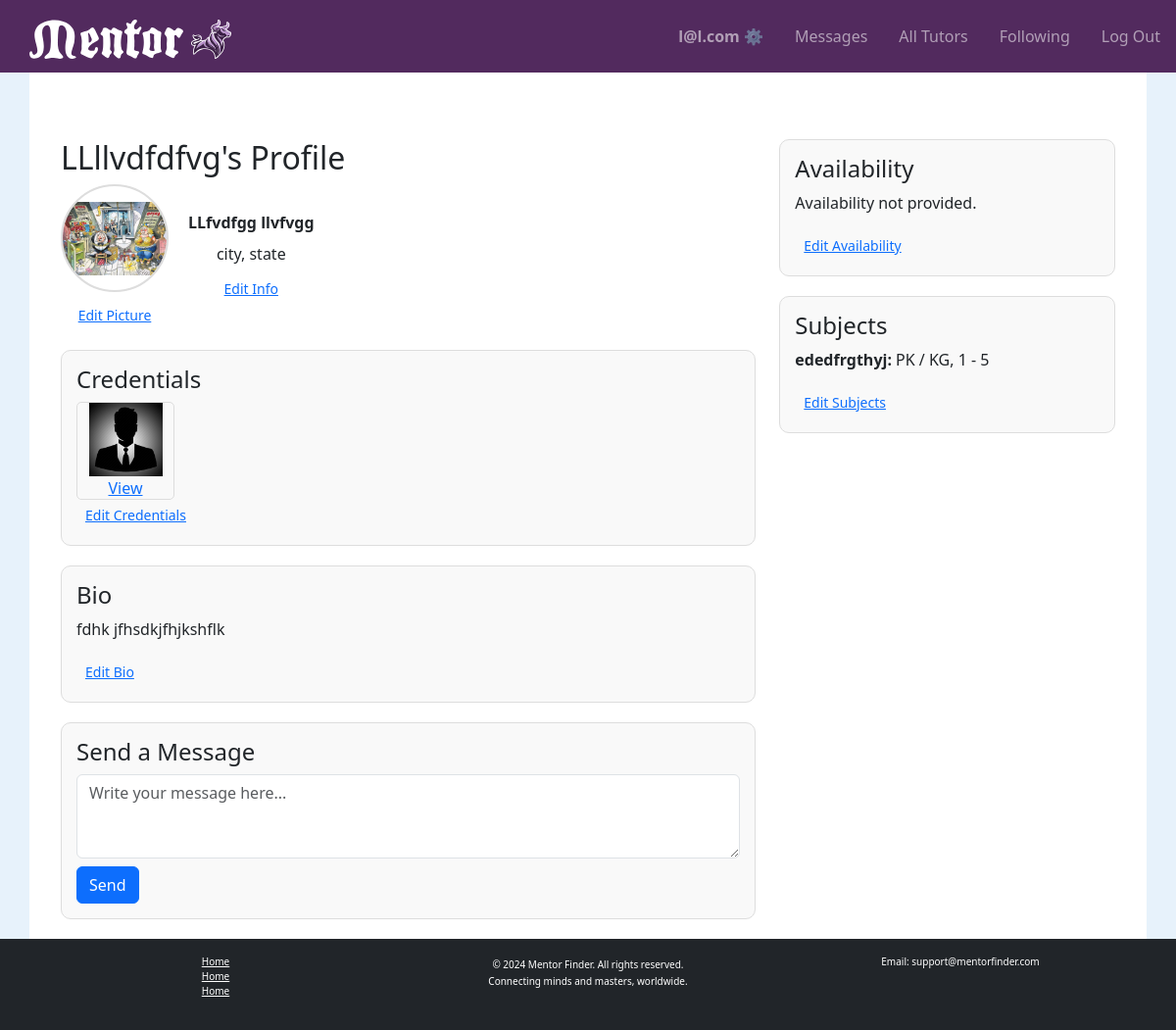
/my-profile/ (signed in), run on an earlier commit of the app's database.
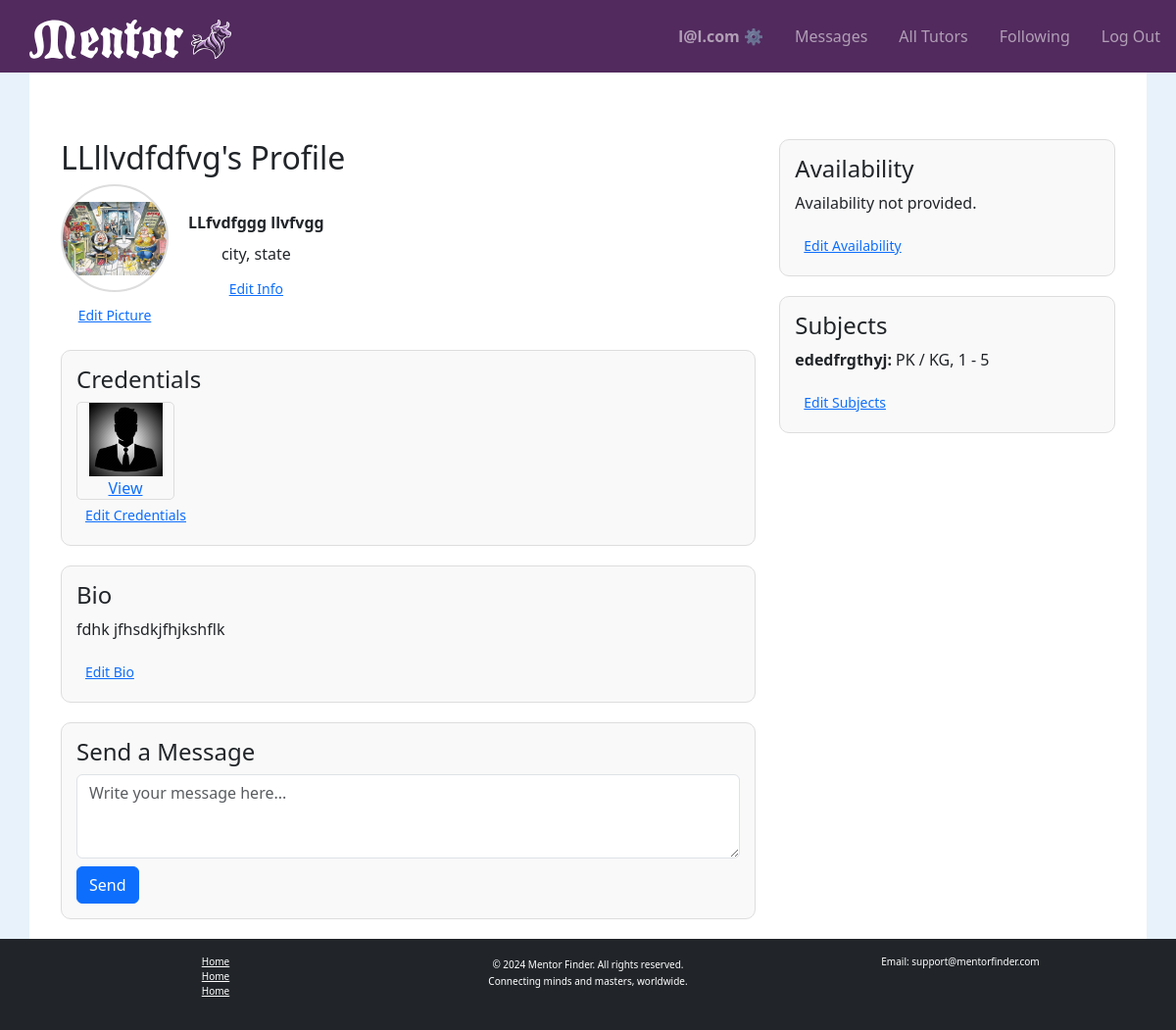
And on a later commit of the database.
### tutorhub/models.py (models this page shows, shortened)
class User(AbstractUser):
    nickname = models.CharField(max_length=50, blank=True, null=True)
    email = models.EmailField(unique=True)
    is_tutor = models.BooleanField(default=False)
    street_address = models.TextField(blank=True, null=True)
    city = models.CharField(max_length=100, blank=True, null=True)
    state = models.CharField(max_length=100, blank=True, null=True)
    zip_code = models.CharField(max_length=10, blank=True, null=True)
    profile_image = models.ImageField(upload_to="profile_images/", blank=True, null=True)
    bio = models.TextField(blank=True, null=True)
    birthdate = models.DateField(blank=True, null=True)
    availability = models.JSONField(default=dict, blank=True, null=True)  # Only used if is_tutor is True
    subject_grades = models.ManyToManyField('SubjectGrade', blank=True, related_name="users")  # Added field
    liked_by = models.ManyToManyField("self", symmetrical=False, blank=True, related_name="liked_tutors")
    USERNAME_FIELD = "email"
    REQUIRED_FIELDS = ["username"]

### tutorhub/views.py (the view)
# urls.py: path('my-profile/', views.profile, name='my_profile'),  # View your profile
@login_required
def profile(request, user_id=None):
    profile_user = request.user if user_id is None else get_object_or_404(User, id=user_id)
    credentials = profile_user.credentials.all()
    for credential in credentials:
        credential.is_image = credential.file.url.lower().endswith(('.jpg', '.jpeg', '.png'))
    return render(request, 'tutorhub/profile.html', {
        'profile': profile_user,
        'credentials': credentials,
        'is_own_profile': profile_user == request.user,
    })

### tutorhub/templates/tutorhub/profile.html (shortened to what the changed rows need)
{% extends "tutorhub/layout.html" %}
{% load static %}
{% block body %}
<div class="container mt-5">
    <div class="row">
        <div class="col-md-8">
            <h2>{{ profile.nickname }}'s Profile</h2>
            <div class="profile-header">
                <div id="stack-vertical">
                    {% if profile.profile_image %}
                        <img id="profile-img" src="{{ profile.profile_image.url }}" alt="{{ profile.nickname }}">
                    {% else %}
                        <img id="profile-img" src="{% static 'tutorhub/images/mentor-logo-bull.svg' %}" alt="Default Logo">
                    {% endif %}
                    {% if is_own_profile %}
                        <button class="btn btn-sm btn-link" data-bs-toggle="modal" data-bs-target="#editPictureModal">Edit Picture</button>
                    {% endif %}
                </div>
                <div id="stack-vertical">
                    <strong>{{ profile.first_name }} {{ profile.last_name }}</strong>
                    <div>{{ profile.city|default:"City not available" }}, {{ profile.state|default:"State not available" }}</div>
                    {% if is_own_profile %}
                       <button class="btn btn-sm btn-link" data-bs-toggle="modal" data-bs-target="#editInfoModal">Edit Info</button>
                    {% endif %}
                </div>
            </div>
            {% if profile.is_tutor %}
            <div class="credentials-container">
                <h4>Credentials</h4>
                <div style="display: flex; flex-wrap: wrap; gap: 10px;">
                </div>
                {% if is_own_profile %}
                    <button class="btn btn-sm btn-link" data-bs-toggle="modal" data-bs-target="#edit_credentials_modal">Edit Credentials</button>
                {% endif %}
            </div>
            {% endif %}
            <div class="bio-container">
                <h4>Bio</h4>
                <p>{{ profile.bio|default:"No bio available." }}</p>
                {% if is_own_profile %}
                    <button class="btn btn-sm btn-link" data-bs-toggle="modal" data-bs-target="#edit_bio_modal">Edit Bio</button>
                {% endif %}
            </div>
            {% if user.is_authenticated %}
            <div class="message-container">
                <h4>Send a Message</h4>
                <form action="{% url 'send_message' profile.id %}" method="post">
                </form>
            </div>
            {% endif %}
        </div>
    </div>
</div>
{% endblock %}

### tutorhub/templates/tutorhub/layout.html (shortened to what this page needs)
{% load static %}
<!DOCTYPE html>
<html lang="en">
    <head>
        <link href="https://cdn.jsdelivr.net/npm/bootstrap@5.3.0/dist/css/bootstrap.min.css" rel="stylesheet">
        <link rel="stylesheet" href="{% static 'tutorhub/styles.css' %}">
    </head>
    <body>
    <nav class="navbar navbar-expand-lg navbar-dark sticky-top">
        <a class="navbar-brand" href="{% url 'index' %}">
            <div>
                <img class="navbar-logo" src="{% static '/tutorhub/images/mentor-logo-text.svg' %}" alt="Mentor Logo" class="logo">
                <img class="navbar-logo" src="{% static '/tutorhub/images/mentor-logo-bull.svg' %}" alt="Mentor Logo" class="logo">
            </div>
        </a>
        <div class="collapse navbar-collapse" id="navbarNav">
            <ul class="navbar-nav ms-auto flex-row">
                {% if user.is_authenticated %}
                    <li class="nav-item px-2"><a class="nav-link" id="menu-username" href="{% url 'my_profile' %}"><strong>{{ user.username }} ⚙️</strong></a></li>
                    <li class="nav-item px-2"><a class="nav-link" id="menu-messages" href="#">Messages
                        <span id="unread-badge" class="badge badge-danger" style="display: none;">0</span></a></li>
                {% endif %}
                <li class="nav-item px-2"><a class="nav-link" id="menu-all-tutors" href="{% url 'index' %}">All Tutors</a></li>
                {% if user.is_authenticated %}
                    <li class="nav-item px-2"><a class="nav-link" id="menu-following" href="#">Following</a></li>
                    <li class="nav-item px-2"><a class="nav-link" href="{% url 'logout' %}">Log Out</a></li>
                {% else %}
                    <li class="nav-item px-2"><a class="nav-link" href="{% url 'login' %}">Log In</a></li>
                    <li class="nav-item px-2"><a class="nav-link" href="{% url 'register' %}">Register</a></li>
                {% endif %}
            </ul>
        </div>
    </nav>
    <div id="main-content">
        {% block body %}
        {% endblock %}
    </div>
    </body>
    <footer class="bg-dark text-white mt-auto py-3">
        <div class="container" id="footer-title">
            <div class="row">
                <div class="col-md-4 text-center">
                    <ul class="list-unstyled" id="footer-link">
                        <li><a href="{% url 'index' %}" class="text-white">Home</a></li>
                        <li><a href="{% url 'index' %}" class="text-white">Home</a></li>
                        <li><a href="{% url 'index' %}" class="text-white">Home</a></li>
                    </ul>
                </div>
                <div class="col-md-4 text-center">
                    <span class="mb-0" id="footer-link">© {% now "Y" %} Mentor Finder. All rights reserved.</u>
                    <p id="footer-link">Connecting minds and masters, worldwide.</p>
                </div>
                <div class="col-md-4 text-center">
                    <p id="footer-link">Email: support@mentorfinder.com</p>
                </div>
            </div>
        </div>
    </footer>
</html>

What changed in the data, as far as the page shows it:
changed User "LLllvdfdfvg": first_name "LLfvdfgg" → "LLfvdfggg"
